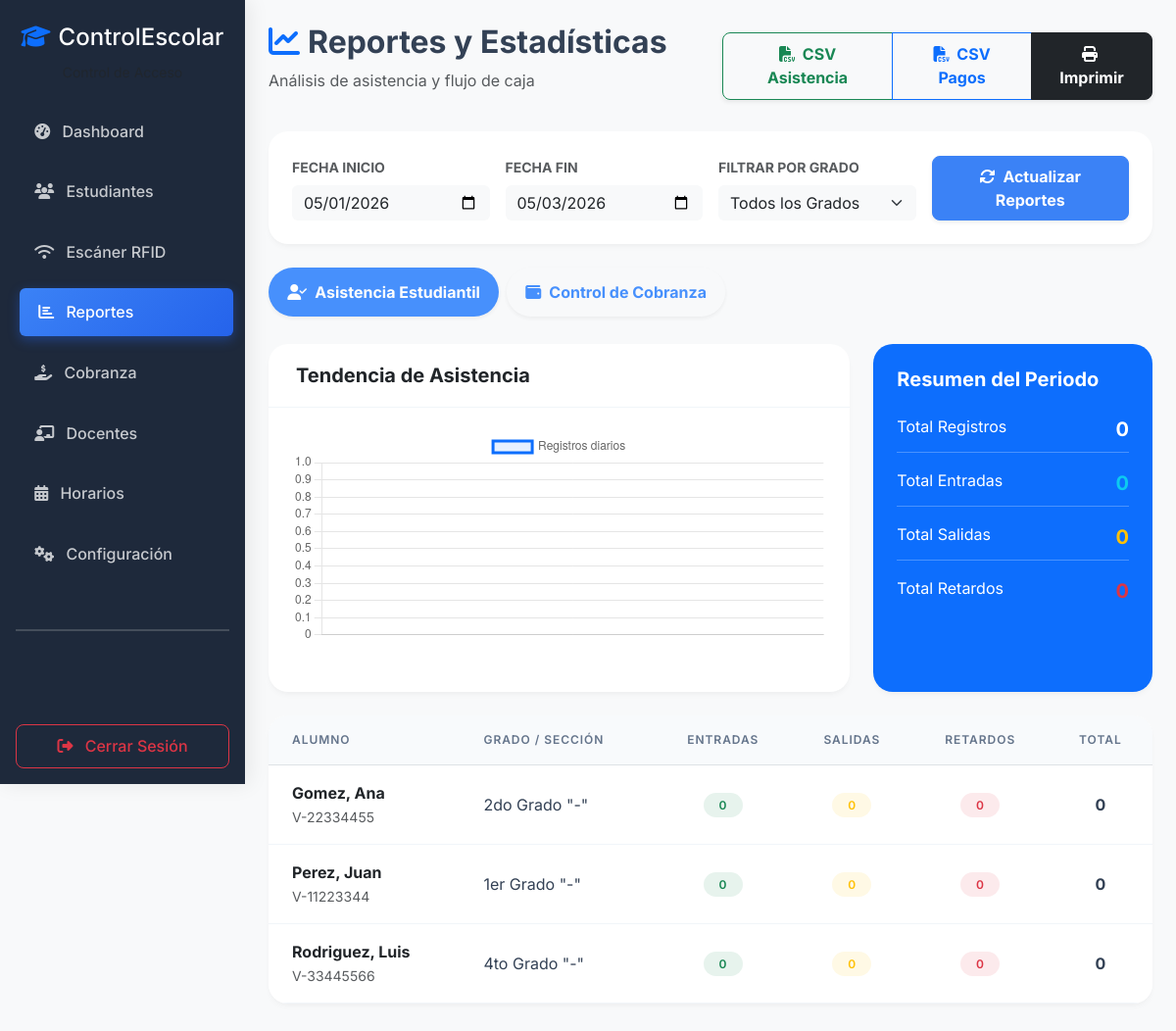
The page /modules/reportes/index.php (signed in) on the database its author committed.
### tables this page shows
CREATE TABLE IF NOT EXISTS estudiantes (
    id INT AUTO_INCREMENT PRIMARY KEY,
    cedula_escolar VARCHAR(50) UNIQUE NOT NULL,
    nombre VARCHAR(100) NOT NULL,
    apellido VARCHAR(100) NOT NULL,
    fecha_nacimiento DATE NOT NULL,
    genero ENUM('M', 'F') NOT NULL,
    direccion TEXT,
    foto VARCHAR(255) DEFAULT NULL,
    rfid_uid VARCHAR(100) UNIQUE DEFAULT NULL,
    nivel_id INT DEFAULT NULL,
    grado_id INT DEFAULT NULL,
    seccion_id INT DEFAULT NULL,
    horario_id INT DEFAULT NULL,
    anno_escolar VARCHAR(20) DEFAULT NULL,
    nombre_representante VARCHAR(200) DEFAULT NULL,
    telefono_representante VARCHAR(20) DEFAULT NULL,
    telefono_alternativo VARCHAR(20) DEFAULT NULL,
    foto_representante VARCHAR(255) DEFAULT NULL,
    parentesco VARCHAR(50) DEFAULT NULL,
    observaciones TEXT DEFAULT NULL,
    estatus ENUM('activo', 'inactivo', 'retirado') DEFAULT 'activo',
    created_at TIMESTAMP DEFAULT CURRENT_TIMESTAMP,
    updated_at TIMESTAMP DEFAULT CURRENT_TIMESTAMP ON UPDATE CURRENT_TIMESTAMP,
    FOREIGN KEY (nivel_id) REFERENCES niveles(id) ON DELETE SET NULL,
    FOREIGN KEY (grado_id) REFERENCES grados(id) ON DELETE SET NULL,
    FOREIGN KEY (seccion_id) REFERENCES secciones(id) ON DELETE SET NULL,
    FOREIGN KEY (horario_id) REFERENCES horarios(id) ON DELETE SET NULL,
    INDEX idx_rfid_uid (rfid_uid),
    INDEX idx_cedula (cedula_escolar)
);

CREATE TABLE IF NOT EXISTS grados (
    id INT AUTO_INCREMENT PRIMARY KEY,
    nombre VARCHAR(50) UNIQUE NOT NULL
);

### modules/reportes/index.php (the view, shortened to what this page needs)
<?php
require_once '../../includes/header.php';
$pdo = db_connect();
$fecha_inicio = $_GET['fecha_inicio'] ?? date('Y-m-01');
$fecha_fin = $_GET['fecha_fin'] ?? date('Y-m-d');
$sql_asistencia = "
    SELECT e.id, e.nombre, e.apellido, e.cedula_escolar, g.nombre as grado, s.nombre as seccion,
           COUNT(a.id) as total_asistencias,
           SUM(CASE WHEN a.tipo = 'entrada' THEN 1 ELSE 0 END) as entradas,
           SUM(CASE WHEN a.tipo = 'salida' THEN 1 ELSE 0 END) as salidas,
           SUM(CASE WHEN a.retardo = 1 THEN 1 ELSE 0 END) as retardos
    FROM estudiantes e
    LEFT JOIN asistencia a ON e.id = a.estudiante_id AND DATE(a.fecha_hora) BETWEEN ? AND ?
    LEFT JOIN grados g ON e.grado_id = g.id
    LEFT JOIN secciones s ON e.seccion_id = s.id
    WHERE 1=1
";
$sql_asistencia .= " GROUP BY e.id ORDER BY e.apellido, e.nombre";
$stmt = $pdo->prepare($sql_asistencia);
$stmt->execute([$fecha_inicio, $fecha_fin]);
$reporte_asistencia = $stmt->fetchAll();
$stmt_grafico_asistencia = $pdo->prepare("
    SELECT DATE(fecha_hora) as fecha, COUNT(*) as total
    FROM asistencia
    WHERE DATE(fecha_hora) BETWEEN ? AND ?
    GROUP BY DATE(fecha_hora)
    ORDER BY fecha
");
$stmt_grafico_asistencia->execute([$fecha_inicio, $fecha_fin]);
$datos_grafico_asistencia = $stmt_grafico_asistencia->fetchAll();
$stmt_grafico_cobranza = $pdo->prepare("
    SELECT fecha_pago as fecha, SUM(monto) as total
    FROM pagos
    WHERE fecha_pago BETWEEN ? AND ? AND moneda = 'USD'
    GROUP BY fecha_pago
    ORDER BY fecha
");
$stmt_grafico_cobranza->execute([$fecha_inicio, $fecha_fin]);
$datos_grafico_cobranza = $stmt_grafico_cobranza->fetchAll();
?>
<div class="row mb-4 align-items-center">
    <div class="col-12 col-md-6">
        <h2 class="fw-bold"><i class="fas fa-chart-line me-2 text-primary"></i>Reportes y Estadísticas</h2>
        <p class="text-muted">Análisis de asistencia y flujo de caja</p>
    </div>
    <div class="col-12 col-md-6 text-md-end">
        <div class="btn-group shadow-sm">
            <a href="exportar_csv.php?reporte=asistencia&fecha_inicio=<?php echo $fecha_inicio; ?>&fecha_fin=<?php echo $fecha_fin; ?>" class="btn btn-outline-success fw-bold">
                <i class="fas fa-file-csv me-1"></i> CSV Asistencia
            </a>
            <a href="exportar_csv.php?reporte=cobranza&fecha_inicio=<?php echo $fecha_inicio; ?>&fecha_fin=<?php echo $fecha_fin; ?>" class="btn btn-outline-primary fw-bold">
                <i class="fas fa-file-csv me-1"></i> CSV Pagos
            </a>
            <button class="btn btn-dark fw-bold" onclick="window.print()">
                <i class="fas fa-print me-1"></i> Imprimir
            </button>
        </div>
    </div>
</div>
<div class="card border-0 shadow-sm rounded-4 mb-4">
    <div class="card-body p-4">
        <form method="GET" class="row g-3 align-items-end">
            <div class="col-12 col-md-3">
                <label class="form-label text-muted small fw-bold text-uppercase">Fecha Inicio</label>
                <input type="date" name="fecha_inicio" class="form-control bg-light border-0" value="<?php echo $fecha_inicio; ?>">
            </div>
            <div class="col-12 col-md-3">
                <label class="form-label text-muted small fw-bold text-uppercase">Fecha Fin</label>
                <input type="date" name="fecha_fin" class="form-control bg-light border-0" value="<?php echo $fecha_fin; ?>">
            </div>
            <div class="col-12 col-md-3">
                <label class="form-label text-muted small fw-bold text-uppercase">Filtrar por Grado</label>
                <select name="grado_id" class="form-select bg-light border-0">
                    <option value="0">Todos los Grados</option>
                </select>
            </div>
            <div class="col-12 col-md-3">
                <button type="submit" class="btn btn-primary w-100 fw-bold py-2 shadow-sm">
                    <i class="fas fa-sync-alt me-2"></i>Actualizar Reportes
                </button>
            </div>
        </form>
    </div>
</div>
<ul class="nav nav-pills mb-4 gap-2" id="reportTabs" role="tablist">
    <li class="nav-item" role="presentation">
        <button class="nav-link active rounded-pill px-4 fw-bold shadow-sm" data-bs-toggle="pill" data-bs-target="#tab-asistencia" type="button">
            <i class="fas fa-user-check me-2"></i>Asistencia Estudiantil
        </button>
    </li>
    <li class="nav-item" role="presentation">
        <button class="nav-link rounded-pill px-4 fw-bold shadow-sm" data-bs-toggle="pill" data-bs-target="#tab-cobranza" type="button">
            <i class="fas fa-wallet me-2"></i>Control de Cobranza
        </button>
    </li>
</ul>
<div class="tab-content">
    <div class="tab-pane fade show active" id="tab-asistencia">
        <div class="row g-4 mb-4">
            <div class="col-lg-8">
                <div class="card border-0 shadow-sm rounded-4 h-100">
                    <div class="card-header bg-white p-4 border-0">
                        <h5 class="mb-0 fw-bold">Tendencia de Asistencia</h5>
                    </div>
                    <div class="card-body p-4">
                        <canvas id="chartAsistencia" height="120"></canvas>
                    </div>
                </div>
            </div>
            <div class="col-lg-4">
                <div class="card border-0 shadow-sm rounded-4 bg-primary text-white p-4 h-100">
                    <h5 class="fw-bold mb-4">Resumen del Periodo</h5>
                    <div class="d-flex justify-content-between mb-3 border-bottom border-white border-opacity-25 pb-2">
                        <span>Total Registros</span>
                        <span class="fw-bold fs-5"><?php echo array_sum(array_column($reporte_asistencia, 'total_asistencias')); ?></span>
                    </div>
                    <div class="d-flex justify-content-between mb-3 border-bottom border-white border-opacity-25 pb-2">
                        <span>Total Entradas</span>
                        <span class="fw-bold fs-5 text-info"><?php echo array_sum(array_column($reporte_asistencia, 'entradas')); ?></span>
                    </div>
                    <div class="d-flex justify-content-between mb-3 border-bottom border-white border-opacity-25 pb-2">
                        <span>Total Salidas</span>
                        <span class="fw-bold fs-5 text-warning"><?php echo array_sum(array_column($reporte_asistencia, 'salidas')); ?></span>
                    </div>
                    <div class="d-flex justify-content-between">
                        <span>Total Retardos</span>
                        <span class="fw-bold fs-5 text-danger"><?php echo array_sum(array_column($reporte_asistencia, 'retardos')); ?></span>
                    </div>
                </div>
            </div>
        </div>
        <div class="card border-0 shadow-sm rounded-4 overflow-hidden">
            <div class="table-responsive">
                <table class="table table-hover align-middle mb-0">
                    <thead class="bg-light">
                        <tr>
                            <th class="ps-4">Alumno</th>
                            <th>Grado / Sección</th>
                            <th class="text-center">Entradas</th>
                            <th class="text-center">Salidas</th>
                            <th class="text-center">Retardos</th>
                            <th class="text-center pe-4">Total</th>
                        </tr>
                    </thead>
                    <tbody>
                        <?php foreach ($reporte_asistencia as $r): ?>
                        <tr>
                            <td class="ps-4">
                                <div class="fw-bold text-dark"><?php echo $r['apellido'] . ', ' . $r['nombre']; ?></div>
                                <small class="text-muted"><?php echo $r['cedula_escolar']; ?></small>
                            </td>
                            <td><?php echo ($r['grado'] ?? '-') . ' "' . ($r['seccion'] ?? '-') . '"'; ?></td>
                            <td class="text-center"><span class="badge bg-success bg-opacity-10 text-success px-3"><?php echo $r['entradas']; ?></span></td>
                            <td class="text-center"><span class="badge bg-warning bg-opacity-10 text-warning px-3"><?php echo $r['salidas']; ?></span></td>
                            <td class="text-center"><span class="badge bg-danger bg-opacity-10 text-danger px-3"><?php echo $r['retardos']; ?></span></td>
                            <td class="text-center fw-bold pe-4"><?php echo $r['total_asistencias']; ?></td>
                        </tr>
                        <?php endforeach; ?>
                    </tbody>
                </table>
            </div>
        </div>
    </div>
</div>
<script>
document.addEventListener('DOMContentLoaded', function() {
    // Chart Asistencia
    new Chart(document.getElementById('chartAsistencia'), {
        type: 'line',
        data: {
            labels: <?php echo json_encode(array_column($datos_grafico_asistencia, 'fecha')); ?>,
            datasets: [{
                label: 'Registros diarios',
                data: <?php echo json_encode(array_column($datos_grafico_asistencia, 'total')); ?>,
                borderColor: '#0d6efd',
                backgroundColor: 'rgba(13, 110, 253, 0.1)',
                fill: true,
                tension: 0.4
            }]
        },
        options: { responsive: true, scales: { y: { beginAtZero: true } } }
    });
    // Chart Cobranza
    new Chart(document.getElementById('chartCobranza'), {
        type: 'bar',
        data: {
            labels: <?php echo json_encode(array_column($datos_grafico_cobranza, 'fecha')); ?>,
            datasets: [{
                label: 'Ingresos USD',
                data: <?php echo json_encode(array_column($datos_grafico_cobranza, 'total')); ?>,
                backgroundColor: '#198754',
                borderRadius: 8
            }]
        },
        options: { responsive: true, scales: { y: { beginAtZero: true } } }
    });
});
</script>
<?php require_once '../../includes/footer.php'; ?>

### assets/css/style.css (style rules this page uses)
body { font-family: 'Inter', sans-serif; background-color: #f4f7fa !important; color: #334155; overflow-x: hidden; }
.nav-link { font-weight: 500; opacity: 0.75; transition: all 0.3s cubic-bezier(0.4, 0, 0.2, 1); padding: 0.8rem 1.2rem !important; margin-bottom: 0.25rem; }
.card { border: none !important; border-radius: 1.25rem !important; box-shadow: 0 4px 6px -1px rgba(0, 0, 0, 0.03), 0 2px 4px -1px rgba(0, 0, 0, 0.02) !important; transition: all 0.35s cubic-bezier(0.25, 0.8, 0.25, 1); background: #ffffff; margin-bottom: 1.5rem; }
.card-header { background-color: transparent !important; border-bottom: 1px solid #f1f5f9 !important; padding: 1.25rem 1.75rem !important; font-weight: 600; }
.table { vertical-align: middle; margin-bottom: 0; }
.table th { font-weight: 600; color: #64748b; border-bottom-width: 1px; text-transform: uppercase; font-size: 0.75rem; letter-spacing: 0.08em; padding: 1rem 1.5rem; background: #f8fafc; }
.table td { padding: 1rem 1.5rem; color: #334155; border-bottom-color: #f1f5f9; }
.table-hover tbody tr { transition: all 0.2s ease; }
.badge { padding: 0.55em 0.9em; font-weight: 600; font-size: 0.75rem; border-radius: 2rem; letter-spacing: 0.03em; }
.btn { font-weight: 500; border-radius: 0.5rem; padding: 0.6rem 1.25rem; transition: all 0.25s ease; }
.btn-primary { background: #3b82f6; border-color: #3b82f6; }

### rows shown on the page
estudiantes: apellido "Gomez", nombre "Ana", cedula_escolar "V-22334455", grado.nombre "2do Grado", seccion "-", entradas "0", salidas "0", retardos "0", total_asistencias "0"
estudiantes: apellido "Perez", nombre "Juan", cedula_escolar "V-11223344", grado.nombre "1er Grado", seccion "-", entradas "0", salidas "0", retardos "0", total_asistencias "0"
estudiantes: apellido "Rodriguez", nombre "Luis", cedula_escolar "V-33445566", grado.nombre "4to Grado", seccion "-", entradas "0", salidas "0", retardos "0", total_asistencias "0"

### other values the page prints
array_sum(array_column($reporte_asistencia, 'total_asistencias')) "0"
array_sum(array_column($reporte_asistencia, 'entradas')) "0"
array_sum(array_column($reporte_asistencia, 'salidas')) "0"
